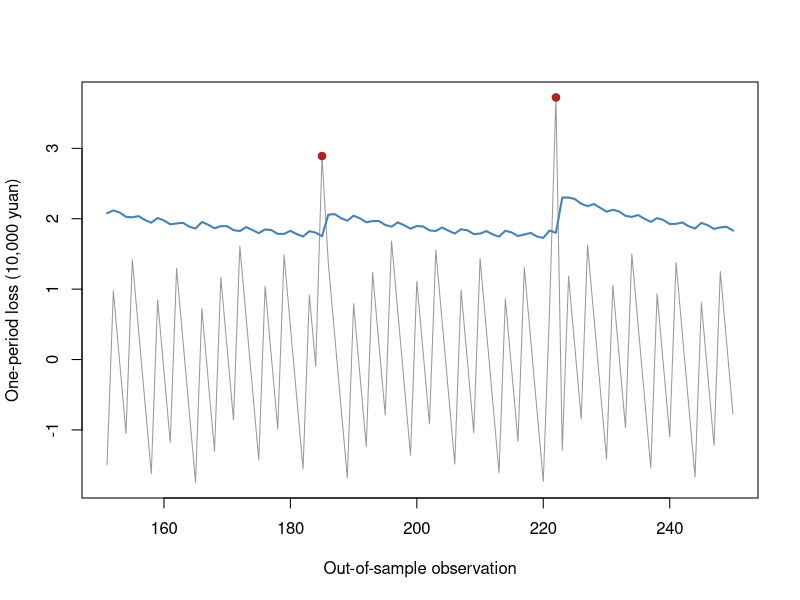

R code for this plot:
# 用户填写来源（未核实）：未提供
# 合成教学数据，非真实市场行情
# 单期简单收益，小数；不进行年化或多日缩放
R <- c(-0.006822222222222222,
  0.003316666666666667,
  0.013455555555555556,
  -0.011266666666666668,
  -0.001127777777777778,
  0.00901111111111111,
  -0.01571111111111111,
  -0.005572222222222222,
  0.004566666666666667,
  0.014705555555555555,
  -0.010016666666666669,
  0.00012222222222222224,
  0.010261111111111111,
  -0.014461111111111112,
  -0.004322222222222222,
  0.005816666666666666,
  0.015955555555555556,
  -0.008766666666666667,
  0.0013722222222222224,
  0.01151111111111111,
  -0.013211111111111113,
  -0.003072222222222222,
  0.007066666666666666,
  0.017205555555555557,
  -0.007516666666666665,
  0.0026222222222222224,
  0.012761111111111112,
  -0.011961111111111113,
  -0.0018222222222222223,
  0.008316666666666665,
  -0.016405555555555555,
  -0.006266666666666666,
  0.003872222222222222,
  0.014011111111111111,
  -0.010711111111111112,
  -0.0005722222222222222,
  -0.030433333333333333,
  -0.015155555555555558,
  -0.005016666666666666,
  0.0051222222222222225,
  0.01526111111111111,
  -0.009461111111111113,
  0.0006777777777777778,
  0.010816666666666667,
  -0.013905555555555556,
  -0.0037666666666666664,
  0.006372222222222223,
  0.016511111111111112,
  -0.008211111111111112,
  0.0019277777777777778,
  0.012066666666666667,
  -0.012655555555555557,
  -0.0025166666666666666,
  0.007622222222222222,
  0.017761111111111113,
  -0.0069611111111111115,
  0.003177777777777778,
  0.013316666666666668,
  -0.011405555555555556,
  -0.0012666666666666666,
  0.008872222222222222,
  -0.01585,
  -0.005711111111111111,
  0.004427777777777778,
  0.014566666666666667,
  -0.010155555555555557,
  -0.00001666666666666662,
  0.010122222222222222,
  -0.0146,
  -0.004461111111111111,
  0.005677777777777778,
  0.015816666666666666,
  -0.008905555555555557,
  -0.03876666666666667,
  0.011372222222222223,
  -0.01335,
  -0.0032111111111111108,
  0.006927777777777778,
  0.017066666666666667,
  -0.007655555555555555,
  0.0024833333333333335,
  0.012622222222222222,
  -0.012100000000000001,
  -0.001961111111111111,
  0.008177777777777779,
  -0.016544444444444445,
  -0.006405555555555556,
  0.0037333333333333333,
  0.013872222222222223,
  -0.01085,
  -0.0007111111111111111,
  0.009427777777777778,
  -0.015294444444444446,
  -0.005155555555555556,
  0.0049833333333333335,
  0.015122222222222223,
  -0.009600000000000001,
  0.0005388888888888889,
  0.010677777777777776,
  -0.014044444444444444,
  -0.0039055555555555553,
  0.006233333333333334,
  0.016372222222222226,
  -0.008350000000000002,
  0.001788888888888889,
  0.011927777777777777,
  -0.012794444444444445,
  -0.0026555555555555555,
  0.007483333333333334,
  0.017622222222222223,
  -0.0471,
  0.003038888888888889,
  0.013177777777777776,
  -0.011544444444444446,
  -0.0014055555555555555,
  0.008733333333333333,
  -0.01598888888888889,
  -0.00585,
  0.004288888888888889,
  0.014427777777777777,
  -0.010294444444444445,
  -0.00015555555555555554,
  0.009983333333333334,
  -0.01473888888888889,
  -0.0046,
  0.005538888888888888,
  0.015677777777777777,
  -0.009044444444444445,
  0.0010944444444444445,
  0.011233333333333331,
  -0.013488888888888889,
  -0.0033499999999999997,
  0.006788888888888889,
  0.016927777777777778,
  -0.007794444444444445,
  0.0023444444444444446,
  0.012483333333333332,
  -0.01223888888888889,
  -0.0021,
  0.008038888888888889,
  -0.01668333333333333,
  -0.006544444444444444,
  0.0035944444444444444,
  0.013733333333333332,
  -0.01098888888888889,
  -0.0008500000000000001,
  0.009288888888888888,
  -0.055433333333333334,
  -0.0052944444444444445,
  0.004844444444444445,
  0.014983333333333333,
  -0.009738888888888889,
  0.0004,
  0.010538888888888888,
  -0.014183333333333334,
  -0.004044444444444444,
  0.006094444444444445,
  0.016233333333333332,
  -0.00848888888888889,
  0.00165,
  0.011788888888888889,
  -0.012933333333333333,
  -0.002794444444444444,
  0.007344444444444444,
  0.017483333333333333,
  -0.0072388888888888885,
  0.0029000000000000002,
  0.013038888888888888,
  -0.011683333333333334,
  -0.0015444444444444446,
  0.008594444444444444,
  -0.016127777777777776,
  -0.005988888888888888,
  0.00415,
  0.014288888888888887,
  -0.010433333333333333,
  -0.00029444444444444445,
  0.009844444444444444,
  -0.014877777777777778,
  -0.004738888888888888,
  0.0054,
  0.015538888888888889,
  -0.009183333333333335,
  0.0009555555555555556,
  -0.028905555555555552,
  -0.013627777777777779,
  -0.003488888888888889,
  0.0066500000000000005,
  0.01678888888888889,
  -0.007933333333333334,
  0.0022055555555555557,
  0.012344444444444444,
  -0.012377777777777777,
  -0.002238888888888889,
  0.007899999999999999,
  -0.01682222222222222,
  -0.006683333333333334,
  0.003455555555555556,
  0.013594444444444444,
  -0.011127777777777778,
  -0.000988888888888889,
  0.00915,
  -0.015572222222222225,
  -0.005433333333333333,
  0.004705555555555556,
  0.014844444444444443,
  -0.009877777777777777,
  0.00026111111111111116,
  0.0104,
  -0.014322222222222224,
  -0.004183333333333333,
  0.005955555555555556,
  0.016094444444444446,
  -0.00862777777777778,
  0.001511111111111111,
  0.011649999999999999,
  -0.013072222222222225,
  -0.002933333333333333,
  0.007205555555555556,
  0.017344444444444447,
  -0.007377777777777778,
  -0.03723888888888889,
  0.0129,
  -0.011822222222222224,
  -0.0016833333333333333,
  0.008455555555555555,
  -0.016266666666666665,
  -0.006127777777777778,
  0.004011111111111111,
  0.01415,
  -0.010572222222222224,
  -0.00043333333333333326,
  0.009705555555555556,
  -0.015016666666666668,
  -0.004877777777777778,
  0.005261111111111111,
  0.015399999999999999,
  -0.009322222222222223,
  0.0008166666666666667,
  0.010955555555555555,
  -0.013766666666666668,
  -0.0036277777777777775,
  0.006511111111111112,
  0.01665,
  -0.008072222222222224,
  0.0020666666666666667,
  0.012205555555555555,
  -0.012516666666666669,
  -0.0023777777777777777,
  0.007761111111111112)
n <- length(R)
N <- 1000000
gamma <- 0.95
k <- 30
lambda <- 0.94
omega <- 0.000002
a <- 0.08
b <- 0.9
threshold <- 0.8
train <- 150
L <- -N*R
dates <- seq_len(n)
stopifnot(n>=2,all(is.finite(R)),all(R>=-1),N>0,gamma>0,gamma<1)

risk <- function(r, gamma, N) {
  L <- -N*r; x <- sort(L); n <- length(L); j <- seq_len(n)
  w <- pmax(0,pmin(j/n-gamma,1/n)); z <- qnorm(gamma)
  c(hVaR=unname(quantile(L,gamma,type=1)),hES=sum(x*w)/(1-gamma),
    nVaR=mean(L)+sd(L)*z,nES=mean(L)+sd(L)*dnorm(z)/(1-gamma))
}
dynamic <- function(R,gamma,N,k,lambda,omega,a,b,model,h0=NULL) {
  stopifnot(k>=2,k<length(R),k==floor(k),lambda>0,lambda<1)
  if(model=="garch")stopifnot(omega>0,a>=0,b>=0,a+b<1)
  n <- length(R); mu <- mean(R[seq_len(k)]); h <- rep(NA_real_,n+1)
  h[k+1] <- if(is.null(h0))var(R[seq_len(k)])else h0
  stopifnot(is.finite(h[k+1]),h[k+1]>=0)
  for(t in seq.int(k+1,n)) {
    # h[t] is predicted before observing R[t]; update only h[t+1]
    h[t+1] <- if(model=="ewma") lambda*h[t]+(1-lambda)*(R[t]-mu)^2 else
      omega+a*(R[t]-mu)^2+b*h[t]
  }
  sigma <- sqrt(h); z <- qnorm(gamma)
  list(h=h,sigma=sigma,VaR=N*(-mu+sigma*z),
    ES=N*(-mu+sigma*dnorm(z)/(1-gamma)),mu=mu)
}
# Deterministic Nelder-Mead, same objective and stopping rule as browser.
nm <- function(fn,start) {
  v <- rbind(start,start+c(.12,0),start+c(0,.18)); f <- apply(v,1,fn)
  for(iter in 0:1999) {
    ord <- order(f); v <- v[ord,,drop=FALSE]; f <- f[ord]
    spread <- max(abs(sweep(v[-1,,drop=FALSE],2,v[1,],"-")))
    if(spread<1e-8 && abs(f[3]-f[1])<1e-9)
      return(list(par=v[1,],value=f[1],converged=is.finite(f[1]),iter=iter))
    cent <- (v[1,]+v[2,])/2; r <- cent+(cent-v[3,]); fr <- fn(r)
    if(fr<f[1]) {
      e <- cent+2*(cent-v[3,]); fe <- fn(e)
      if(fe<fr){v[3,]<-e;f[3]<-fe}else{v[3,]<-r;f[3]<-fr}
    } else if(fr<f[2]) {v[3,]<-r;f[3]<-fr} else {
      outside <- fr<f[3]; cx <- cent+.5*((if(outside) r else v[3,])-cent)
      fc <- fn(cx)
      if(fc<(if(outside) fr else f[3])){v[3,]<-cx;f[3]<-fc}else{
        for(j in 2:3){v[j,]<-(v[j,]+v[1,])/2;f[j]<-fn(v[j,])}
      }
    }
  }
  list(par=v[which.min(f),],value=min(f),converged=FALSE,iter=2000)
}
gpd_risk <- function(u,pu,xi,b,gamma) {
  stopifnot(b>0,pu>0,pu<=1,gamma>0,gamma<1)
  if(1-gamma>=pu) stop("Target quantile must exceed threshold")
  lr <- log(pu/(1-gamma))
  VaR <- u+b*if(abs(xi)<1e-8) lr else expm1(xi*lr)/xi
  ES <- if(xi>=1) Inf else VaR+(b+xi*(VaR-u))/(1-xi)
  c(VaR=VaR,ES=ES)
}
fit_gpd <- function(R,gamma,N,threshold) {
  L <- -N*R; u <- unname(quantile(L,threshold,type=1)); Y <- L[L>u]-u
  nu <- length(Y); pu <- nu/length(L)
  if(nu<20) stop("Fewer than 20 strict threshold exceedances")
  scale <- mean(Y); if(!is.finite(scale)||scale<=0)stop("Degenerate tail")
  y <- Y/scale
  fn <- function(par) {
    xi<-par[1];lb<-par[2]
    if(xi<=-.49||xi>=5||lb< -20||lb>20)return(1e100)
    b<-exp(lb); if(any(1+xi*y/b<=0))return(1e100)
    length(y)*lb+if(abs(xi)<1e-8)sum(y/b) else (1+1/xi)*sum(log1p(xi*y/b))
  }
  fits <- lapply(c(-.2,.1,.6,1.2),function(x)nm(fn,c(x,0)))
  fits <- Filter(function(x)x$converged&&x$value<1e99,fits)
  if(!length(fits))stop("GPD optimization failed")
  fit<-fits[[which.min(sapply(fits,function(x)x$value))]]
  xi<-fit$par[1];b<-exp(fit$par[2])*scale
  if(xi < -.4899||xi>4.9999)stop("GPD shape search boundary: unstable fit")
  est<-gpd_risk(u,pu,xi,b,gamma)
  list(u=u,Y=Y,nu=nu,pu=pu,xi=xi,b=b,VaR=est[[1]],ES=est[[2]],
    logLikelihood=-fit$value-nu*log(scale),converged=TRUE)
}
kupiec <- function(n,x,p0) {
  stopifnot(n>=1,x>=0,x<=n,p0>0,p0<1)
  term <- function(count,p)if(count==0)0 else count*log(p)
  phat<-x/n;ll0<-term(x,p0)+term(n-x,1-p0)
  ll1<-term(x,phat)+term(n-x,1-phat)
  LR<-max(0,2*(ll1-ll0))
  c(n=n,x=x,rate=phat,p0=p0,LR=LR,p=pchisq(LR,df=1,lower.tail=FALSE))
}
backtest <- function(R,gamma,N,train,lambda,omega,a,b) {
  stopifnot(train>=30,length(R)-train>=20)
  n<-length(R); ids<-seq.int(train+1,n); L<- -N*R[ids]
  static<-risk(R[seq_len(train)],gamma,N)
  ew<-dynamic(R,gamma,N,train,lambda,omega,a,b,"ewma")
  ga<-tryCatch(dynamic(R,gamma,N,train,lambda,omega,a,b,"garch"),error=function(e)list(error=conditionMessage(e)))
  predictions<-list(historical=list(VaR=rep(static[1],length(ids)),ES=rep(static[2],length(ids))),
    normal=list(VaR=rep(static[3],length(ids)),ES=rep(static[4],length(ids))),
    ewma=list(VaR=ew$VaR[ids],ES=ew$ES[ids]),garch=if(is.null(ga$error))list(VaR=ga$VaR[ids],ES=ga$ES[ids])else ga)
  models<-lapply(predictions,function(p){
    if(!is.null(p$error))return(p)
    valid<-is.finite(L)&is.finite(p$VaR);hit<-valid&L>p$VaR
    es_ids<-hit&is.finite(p$ES)
    actual<-if(any(es_ids))mean(L[es_ids])else NA_real_
    predicted<-if(any(es_ids))mean(p$ES[es_ids])else NA_real_
    list(VaR=p$VaR,ES=p$ES,hits=which(hit),
      test=kupiec(sum(valid),sum(hit),1-gamma),
      meanActual=actual,meanES=predicted,bias=actual-predicted)
  })
  list(L=L,ids=ids,models=models)
}
# Conditional Gaussian GARCH fit: fixed training mean, h[1]=training sample variance.
# Scale residuals by training SD for optimization; transform variance back afterward.
gdecode <- function(t) {
  ea<-exp(t[2]);eb<-exp(t[3]);den<-1+ea+eb
  c(w=exp(t[1]),a=ea/den,b=eb/den)
}
gsimplex <- function(fn,start,maxIter=1800) {
  d<-length(start);v<-rbind(start,matrix(rep(start,d),nrow=d,byrow=TRUE)+diag(.25,d))
  f<-apply(v,1,fn)
  for(it in seq_len(maxIter)-1) {
    ord<-order(f);v<-v[ord,,drop=FALSE];f<-f[ord]
    spread<-max(abs(sweep(v[-1,,drop=FALSE],2,v[1,],"-")))
    if(spread<1e-6&&f[d+1]-f[1]<1e-8)
      return(list(par=v[1,],value=f[1],converged=TRUE,iterations=it))
    cent<-colMeans(v[seq_len(d),,drop=FALSE]);r<-2*cent-v[d+1,];fr<-fn(r)
    if(fr<f[1]){e<-cent+2*(r-cent);fe<-fn(e)
      if(fe<fr){v[d+1,]<-e;f[d+1]<-fe}else{v[d+1,]<-r;f[d+1]<-fr}
    }else if(fr<f[d]){v[d+1,]<-r;f[d+1]<-fr}else{
      outside<-fr<f[d+1];cx<-cent+.5*((if(outside)r else v[d+1,])-cent);fc<-fn(cx)
      if(fc<(if(outside)fr else f[d+1])){v[d+1,]<-cx;f[d+1]<-fc}else{
        for(j in 2:(d+1)){v[j,]<-(v[j,]+v[1,])/2;f[j]<-fn(v[j,])}
      }
    }
  }
  j<-which.min(f);list(par=v[j,],value=f[j],converged=FALSE,iterations=maxIter)
}
garch_objective <- function(eps,t) {
  if(any(!is.finite(t))||any(abs(t)>20))return(1e100)
  p<-gdecode(t);if(p[2]+p[3]>=1)return(1e100)
  h<-1;f<-0
  for(z in eps){
    if(!is.finite(h)||h<=0)return(1e100)
    f<-f+.5*(log(2*pi)+log(h)+z*z/h)
    h<-p[1]+p[2]*z*z+p[3]*h
  }
  if(is.finite(f))f else 1e100
}
fit_garch <- function(trainR,maxIter=1800) {
  stopifnot(all(is.finite(trainR)),all(trainR>=-1))
  n<-length(trainR);if(n<60)stop("GARCH needs at least 60 training observations")
  mu<-mean(trainR);s2<-var(trainR);scale<-sqrt(s2)
  if(!is.finite(scale)||scale<=1e-12*max(1,abs(mu)))stop("Near-constant training returns")
  eps<-(trainR-mu)/scale;fn<-function(t)garch_objective(eps,t)
  original<-rbind(c(.05,.08,.87),c(.1,.15,.75),c(.5,.1,.4),
    c(.9,.05,.05),c(.01,.12,.87),c(.2,.6,.2))
  starts<-t(apply(original,1,function(p)c(log(p[1]),log(p[2]/(1-p[2]-p[3])),log(p[3]/(1-p[2]-p[3])))))
  attempts<-lapply(seq_len(nrow(starts)),function(i){
    v<-gsimplex(fn,starts[i,],maxIter)
    local<-v$converged&&all(sapply(seq_along(v$par),function(j)all(sapply(c(-1,1),function(sign){
      t<-v$par;t[j]<-t[j]+sign*1e-4;fn(t)>=v$value-1e-6
    }))))
    v$accepted<-v$converged&&local&&v$value<1e99;v
  })
  valid<-Filter(function(v)v$accepted,attempts)
  if(!length(valid))stop("GARCH optimization failed: no teaching-parameter fallback")
  best<-valid[[which.min(sapply(valid,function(v)v$value))]]
  p<-gdecode(best$par);omega<-p[1]*s2;a<-p[2];b<-p[3];h<-numeric(n+1);h[1]<-s2
  for(t in seq_len(n))h[t+1]<-omega+a*(trainR[t]-mu)^2+b*h[t]
  stopifnot(omega>0,a>=0,b>=0,a+b<1,all(is.finite(h)),all(h>0))
  list(omega=unname(omega),a=unname(a),b=unname(b),mu=mu,initial=s2,
    scale=scale,n=n,h=h,theta=best$par,logLikelihood=-best$value-n*log(scale),
    converged=TRUE,iterations=best$iterations,attempts=attempts)
}
garch_forecast <- function(R,gamma,N,train,fit) {
  stopifnot(train==fit$n,train>=60,train<length(R))
  n<-length(R);h<-rep(NA_real_,n+1);h[train+1]<-fit$h[train+1]
  for(t in seq.int(train+1,n))h[t+1]<-fit$omega+fit$a*(R[t]-fit$mu)^2+fit$b*h[t]
  sigma<-sqrt(h);z<-qnorm(gamma)
  list(h=h,sigma=sigma,VaR=N*(-fit$mu+sigma*z),
    ES=N*(-fit$mu+sigma*dnorm(z)/(1-gamma)),mu=fit$mu)
}
# Fixed initial training estimation + sequential test variance updates; no daily refitting.
garch_estimated_backtest <- function(bt,R,gamma,N,train) {
  attempt<-tryCatch({f<-fit_garch(R[seq_len(train)]);g<-garch_forecast(R,gamma,N,train,f);
    ids<-bt$ids;V<-g$VaR[ids];E<-g$ES[ids];hit<-bt$L>V
    actual<-if(any(hit))mean(bt$L[hit])else NA_real_
    predicted<-if(any(hit))mean(E[hit])else NA_real_
    list(fit=f,model=list(VaR=V,ES=E,hits=which(hit),test=kupiec(length(ids),sum(hit),1-gamma),
      meanActual=actual,meanES=predicted,bias=actual-predicted))},error=function(e)list(error=conditionMessage(e)))
  bt$fit<-attempt$fit;bt$models$garchFit<-if(is.null(attempt$error))attempt$model else list(error=attempt$error)
  bt
}


bt <- backtest(R,gamma,N,train,lambda,omega,a,b)
selected <- "ewma"
current <- bt$models[[selected]]
if(!is.null(current$error))message(current$error)

if(is.null(current$error)) {
print(current$test)
print(c(mean_actual_tail=current$meanActual,mean_predicted_ES=current$meanES,
  descriptive_bias=current$bias))
print(data.frame(date=dates[bt$ids],actual=bt$L,VaR=current$VaR,ES=current$ES,
  exceed=bt$L>current$VaR))
}

if(is.null(current$error)) {
plot(bt$ids,bt$L/10000,type="l",col="grey60",
 ylim=range(c(bt$L,current$VaR))/10000,
 xlab="Out-of-sample observation",ylab="One-period loss (10,000 yuan)")
lines(bt$ids,current$VaR/10000,col="steelblue",lwd=2)
if(length(current$hits))points(bt$ids[current$hits],bt$L[current$hits]/10000,col="firebrick",pch=19)
}
